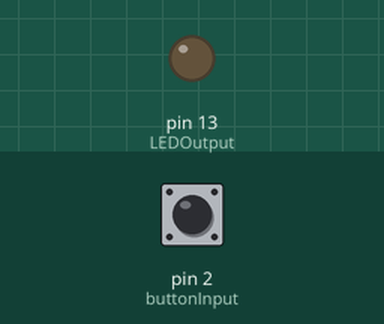
The sketch below on a simulated Arduino Uno, built with avr-gcc and run on an emulated ATmega328P. On the bench: output pins drawn as LEDs (lit = HIGH). Inputs (shaded band) come from the test bench; at power-on: pin 2 (buttonInput) HIGH.

Above: at 1.2 s.
1.3 s: pin 2 (buttonInput) pulled LOW for 0.15 s
At 1.37 s:
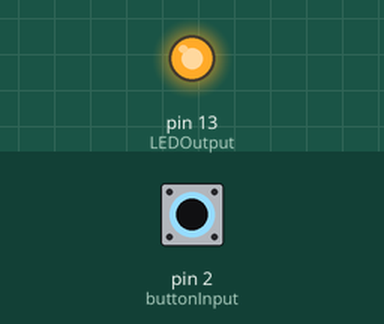
2.9 s: pin 2 (buttonInput) pulled LOW for 3.2 s
At 7.2 s:
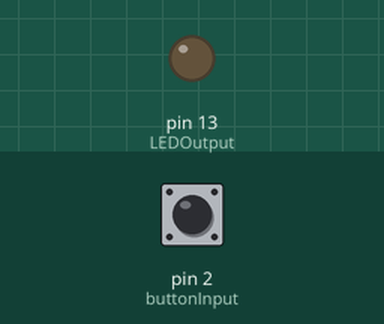
Timing chart, 0 to 8.7 s (numbered marks = the images above; inputs shaded):
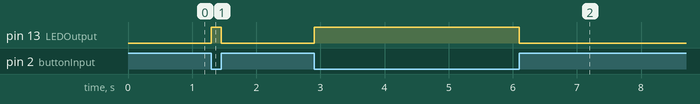

The sketch:

chapter_01_2.ino
```cpp
int buttonInput = 2;
int LEDOutput = 13;

void setup() {
  pinMode(buttonInput, INPUT_PULLUP);
  pinMode(LEDOutput, OUTPUT);
}

void loop() {

  int sensorVal = digitalRead(buttonInput);

  if (sensorVal == HIGH) {
    digitalWrite(LEDOutput, LOW);
  } else {
    digitalWrite(LEDOutput, HIGH);
  }
}
```

Measured:
- after the input at 1.3 s, pin 13 (LEDOutput): LOW → HIGH at once, → LOW 0.15 s later
- after the input at 2.9 s, pin 13 (LEDOutput): LOW → HIGH at once, → LOW 3.2 s later
